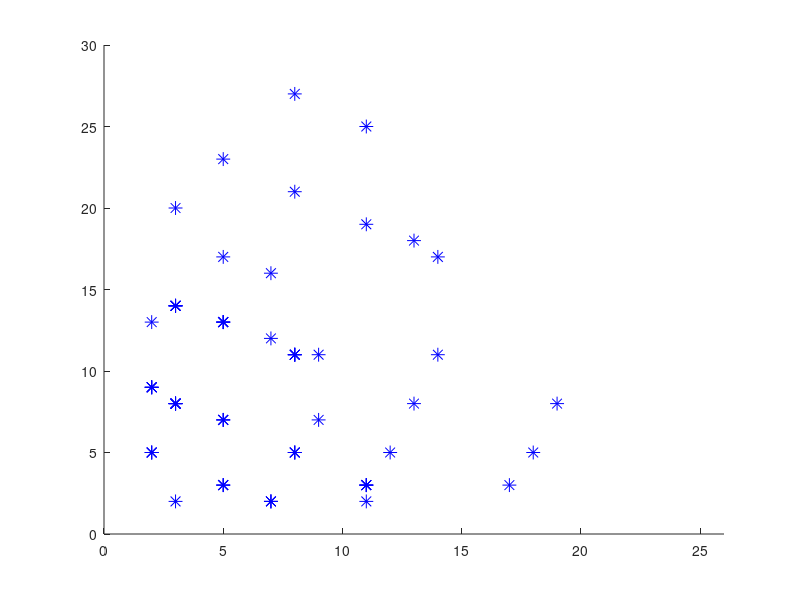

This figure's MATLAB source: (Note: this script raises an error after producing the figure.)
% 
   %  File: plot_general_idea.m
   % 
   %  Author :   Zeyang Wu
   %  Latest updated date :   2019-07-24
   % 
   %  Project : Switch Linear Systems
   %   
   %  Description :  
   %                     
   %    1) The script is used to plot the geometric illustration of the
   %    algorithm. These figures are used in the paper and the presentation.
   %
   %    It uses an instance of swithed linear system to output
   %
   %    Figure 1:    
   %    AP_5(\Sigma, a) -- convex hull of all possible values of x(5) after
   %    linear transformation A
   %    BP_5(\Sigma, a) -- convex hull of all possible values of x(5) after
   %    linear transformation B
   %    P_6(\Sigma, a) = AP_5(\Sigma, a) \cup BP_5(\Sigma, a) -- convex
   %    hull of all possible values of x(6)
   %
   %    Figure 2:
   %    all possible values of x(6) with out the convex hull
   %    
   %    Figure 2:
   %    AP_5(\Sigma, a) -- convex hull of all possible values of x(5) after
   %    linear transformation A
   %    BP_5(\Sigma, a) -- convex hull of all possible values of x(5) after
   %    linear transformation B
   %
   %
   %    How to run the script in Matlab:
   %        plot_general_idea
   %
% 


clear;
clc;


x0 = [3;2];
%%%%%%%%%%%%%%%%%%%%%%%%%%%%%%%%%%%%%%
%Parameters
%%%%%%%%%%%%%%%%%%%%%%%%%%%%%%%%%%%%%%
%Number of Drugs
NumberofDrugs = 2;
Drugs = cell(NumberofDrugs,1);
%dimension
n = 2;
%Two Matrix
Drugs{1} = [0 1; 1 0];
Drugs{2} = [1 0; 1 1];
 

K_temp = 5;
Vertice_Coordinate = x0;
G = Vertice_Coordinate;
Vertice_Coordinate = Drugs{1}* Vertice_Coordinate;
for j = 2 : NumberofDrugs
        Vertice_Coordinate = [Vertice_Coordinate,Drugs{j}*G];
end
StateVector = Vertice_Coordinate';

for i = 2 : K_temp
    G = Vertice_Coordinate;
    Vertice_Coordinate = Drugs{1}* Vertice_Coordinate;
    for j = 2 : NumberofDrugs
        Vertice_Coordinate = [Vertice_Coordinate,Drugs{j}*G];
    end
end


%Figure 1:
figure
%Set the axis
axis([0 26 0 30]);
hold on;

%All possible values of x(6)
X6 = [Drugs{1}* Vertice_Coordinate, Drugs{2}* Vertice_Coordinate];
all_P6_points = plot(X6(1,:),X6(2,:),'b*','MarkerSize',10);
hold on;

%Convex hull of all possible values of x(5)
P5 = Vertice_Coordinate;
Convexhull_Order = convhull(P5','simplify',true);
P5 = P5(:,Convexhull_Order);

%Plot AP5 and BP5
AP5 = Drugs{1}* P5;
BP5 = Drugs{2}* P5;

figure_AP5 = plot(AP5(1,:),AP5(2,:),'--','LineWidth',2);
hold on;

figure_BP5 = plot(BP5(1,:),BP5(2,:),'--','LineWidth',2);
hold on;

%Convex hull of all possible values of x(6)
P6 = [AP5, BP5];
Convexhull_Order = convhull(P6','simplify',true);
P6 = P6(:,Convexhull_Order);
h2 = plot(P6(1,:),P6(2,:),'o-','MarkerSize',10,'MarkerEdgeColor','r','LineWidth',1);
h4 = plot(P6(1,:),P6(2,:),'b*','MarkerSize',10)
hold on;

%add legend
leg = legend([all_P6_points, figure_AP5, figure_BP5, h2], {   'Possible values of $x(6)$',...
                                      '$A P_5(\Sigma,a)$',...
                                      '$B P_5(\Sigma,a)$',...
                                      '$P_6(\Sigma_3,a)$'}, 'Interpreter','latex',...
                                      'location','northeast')
set(leg, 'FontSize',12)
set(gcf, 'Units', 'Normalized', 'OuterPosition', [0, 0.04, 0.56, 0.65]);

%output the pdf file
set(gca,'LooseInset',get(gca,'TightInset'));
filename = 'Ek1'
fig = gcf;
fig.PaperPositionMode = 'auto'
fig_pos = fig.PaperPosition;
fig.PaperSize = [fig_pos(3) fig_pos(4)];
print(fig,filename,'-dpdf')


%Figure 2:
%figure of all the poinst of x(6)
figure

% Set axis
axis([0 26 0 30]);
hold on;

all_P6_points = plot(X6(1,:),X6(2,:),'b*','MarkerSize',10);

leg = legend([all_P6_points], {   'Possible values of $x(6)$'},...
                                      'Interpreter','latex',...
                                      'location','northeast')
set(leg, 'FontSize',12)
set(gcf, 'Units', 'Normalized', 'OuterPosition', [0, 0.04, 0.56, 0.65]);

set(gca,'LooseInset',get(gca,'TightInset'));
filename = 'Ek1_0'
fig = gcf;
fig.PaperPositionMode = 'auto'
fig_pos = fig.PaperPosition;
fig.PaperSize = [fig_pos(3) fig_pos(4)];
print(fig,filename,'-dpdf')


%Figure 3:
figure
%Set the axis
axis([0 26 0 30]);
hold on;


all_P6_points = plot(X6(1,:),X6(2,:),'b*','MarkerSize',10);
hold on;

figure_AP5 = plot(AP5(1,:),AP5(2,:),'--','LineWidth',2);
hold on;

figure_BP5 = plot(BP5(1,:),BP5(2,:),'--','LineWidth',2);
hold on;
leg = legend([all_P6_points, figure_AP5, figure_BP5], {   'Possible values of $x(6)$',...
                                      '$A P_5(\Sigma,a)$',...
                                      '$B P_5(\Sigma,a)$',...
                                      }, 'Interpreter','latex',...
                                      'location','northeast')
set(leg, 'FontSize',12)
set(gcf, 'Units', 'Normalized', 'OuterPosition', [0, 0.04, 0.56, 0.65]);

set(gca,'LooseInset',get(gca,'TightInset'));
filename = 'Ek1_2'
fig = gcf;
fig.PaperPositionMode = 'auto'
fig_pos = fig.PaperPosition;
fig.PaperSize = [fig_pos(3) fig_pos(4)];
print(fig,filename,'-dpdf')


